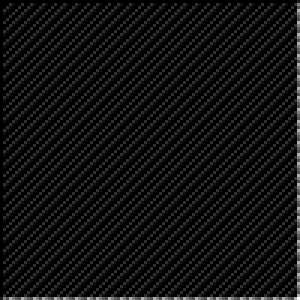
#> input picture scripts/convolution_hpfilter_output.png, 100 x 100 px (shown 3 times larger)
$ python -i Convolution_hpfilter.py   (imports and definitions only)
#> lines starting #> are read from the running program, lines starting #| are printed output that depends on the picture
#> further down, picture is the input picture: shape (100, 100, 3); min 0, max 16, mean 1.11
#!/usr/bin/env python3
"""
Convolution High Pass Filter
Category: filtering
"""
import cv2
import numpy as np
import argparse
import os
from logging_utils import get_logger
import aps # Placeholder for aps.py integration

# Logger setup
# [1 line that did not run here, left out]

def convolution_hpfilter(image: np.ndarray) -> np.ndarray:
    """
    Applies a convolution high pass filter to an image.

    Args:
        image: Input image.

    Returns:
        Filtered image.
    """
    gray = cv2.cvtColor(image, cv2.COLOR_BGR2GRAY) if len(image.shape) == 3 else image
    kernel = np.array([[-1, -1, -1], [-1, 8, -1], [-1, -1, -1]])
    result = cv2.filter2D(gray, -1, kernel)
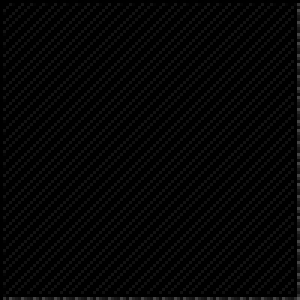
#> result: shape (100, 100) (shown 3 times larger); min 0, max 84, mean 5.1
    if len(image.shape) == 3:
        result = cv2.cvtColor(result, cv2.COLOR_GRAY2BGR)
#> result: shape (100, 100, 3)

    return result

def main(args):
    """Main function to apply a convolution high pass filter and save the result."""
    logger.info(f"Starting script: {os.path.basename(__file__)}")
    logger.info(f"Received arguments: {args}")

    try:
        # Load image
        img = cv2.imread(args.input_path, cv2.IMREAD_UNCHANGED)
        if img is None:
            logger.error(f"Failed to load image from: {args.input_path}")
            return

        logger.info(f"Successfully loaded image from: {args.input_path}")

        # Process image
        result = convolution_hpfilter(img)
        logger.info("Applied convolution high pass filter")

        # Save result
        cv2.imwrite(args.output_path, result)
        logger.info(f"Saved processed image to: {args.output_path}")

    except Exception as e:
        logger.error(f"An error occurred: {e}", exc_info=True)

# [7 lines not run here, left out]

>>> import cv2
>>> picture = cv2.imread('../../../scripts/convolution_hpfilter_output.png')
>>> result = convolution_hpfilter(picture)
